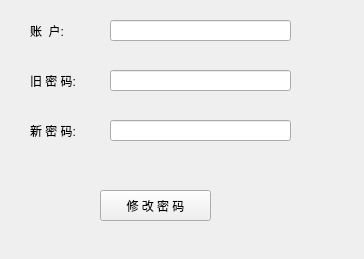
<?xml version="1.0" encoding="UTF-8"?>
<ui version="4.0">
 <class>CChangePassword</class>
 <widget class="QWidget" name="CChangePassword">
  <property name="geometry">
   <rect>
    <x>0</x>
    <y>0</y>
    <width>364</width>
    <height>259</height>
   </rect>
  </property>
  <property name="windowTitle">
   <string>Form</string>
  </property>
  <widget class="QLabel" name="label">
   <property name="geometry">
    <rect>
     <x>30</x>
     <y>120</y>
     <width>61</width>
     <height>21</height>
    </rect>
   </property>
   <property name="text">
    <string>新 密 码: </string>
   </property>
  </widget>
  <widget class="QLineEdit" name="EDIT_PASSWORD_NEW">
   <property name="geometry">
    <rect>
     <x>110</x>
     <y>120</y>
     <width>181</width>
     <height>21</height>
    </rect>
   </property>
  </widget>
  <widget class="QPushButton" name="BTN_CHAETPASS">
   <property name="geometry">
    <rect>
     <x>100</x>
     <y>190</y>
     <width>111</width>
     <height>31</height>
    </rect>
   </property>
   <property name="text">
    <string>修 改 密 码</string>
   </property>
  </widget>
  <widget class="QLabel" name="label_2">
   <property name="geometry">
    <rect>
     <x>30</x>
     <y>70</y>
     <width>61</width>
     <height>21</height>
    </rect>
   </property>
   <property name="text">
    <string>旧 密 码: </string>
   </property>
  </widget>
  <widget class="QLineEdit" name="EDIT_PASSWORD_OLD">
   <property name="geometry">
    <rect>
     <x>110</x>
     <y>70</y>
     <width>181</width>
     <height>21</height>
    </rect>
   </property>
  </widget>
  <widget class="QLabel" name="label_3">
   <property name="geometry">
    <rect>
     <x>30</x>
     <y>20</y>
     <width>61</width>
     <height>21</height>
    </rect>
   </property>
   <property name="text">
    <string>账  户:  </string>
   </property>
  </widget>
  <widget class="QLineEdit" name="EDIT_USERNAME">
   <property name="geometry">
    <rect>
     <x>110</x>
     <y>20</y>
     <width>181</width>
     <height>21</height>
    </rect>
   </property>
  </widget>
 </widget>
 <resources/>
 <connections/>
</ui>
